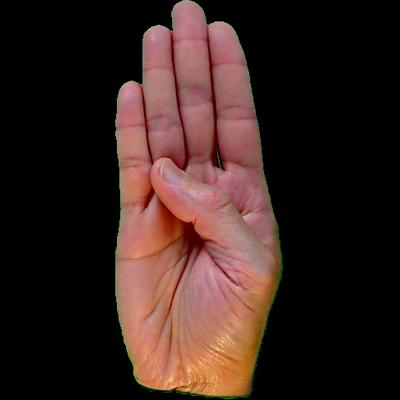
#> input picture dataset/test/B/hand1_b_bot_seg_5_cropped.jpeg, 400 x 400 px
$ jupyter execute --allow-errors implementation.ipynb
#> lines starting #> are read from the running program, lines starting #| are printed output that depends on the picture
### Imports

[cell 1]
import cv2
import numpy as np
import math
from matplotlib import pyplot as plt
import os
import random
import joblib
from sklearn.ensemble import AdaBoostClassifier
from sklearn.tree import DecisionTreeClassifier
import seaborn as sns

### Function defines

[cell 2]
def applyConvolution(src : cv2.Mat, kernel, dtype):
    h, w  = src.shape[:2]

    kH, kW = kernel.shape[:2]
    padH, padW = kH // 2, kW // 2

    dst = src.copy()

    for i in range(padH, h - padH):
        for j in range(padW, w - padW):
            value = 0.0
            for u in range(kH):
                for v in range(kW):
                    value += kernel[int(u)][int(v)] * src[int(i + u - kH)][int(j + v - kW)]
            dst[i][j] = value

    return dst

[cell 3]
def HOG(image, blockSize, cellSize, nbins):
    h, w  = image.shape[:2]

    image = np.float32(image)
    gx = applyConvolution(image, np.float32([[-1, 0, 1]]), np.float32)
    gy = applyConvolution(image, np.float32([[-1], [0], [1]]), np.float32)

    magnitude = np.sqrt(gx**2 + gy**2)
    angle = np.arctan2(gy, gx) * (180 / np.pi) % 180

    cW, cH = cellSize

    hist = np.zeros((h // cH, w // cW, nbins), np.float32)

    binLength = 180.0 / float(nbins)

    for i in range(0, h, cH):
        for j in range(0, w, cW):
            for u in range(i, i + cH):
                for v in range(j, j + cW):
                    mH = angle[int(u)][int(v)] / binLength
                    lH = float(math.floor(mH))
                    rH = float(math.floor(mH + 1) % nbins)
                    cL = 1.0 - (mH - lH)
                    cR = 1.0 - abs(rH - mH)
                    hist[int(i / cH)][int(j / cW)][int(lH)] += cL * magnitude[u][v]
                    hist[int(i / cH)][int(j / cW)][int(rH)] += cR * magnitude[u][v]

    bW, bH = blockSize

    normHist = []

    for i in range(0, h - cH, cH):
        for j in range(0, w - cW, cW):
            norm = np.array([], dtype=np.float32)
            for u in range(i, i + bH, cH):
                for v in range(j, j + bW, cW):
                    norm = np.concatenate([norm, hist[int(i / cH)][int(j / cW)]])
            norm = norm / (bH * bW)
            normHist.append(norm)

    normHist = np.float32(normHist)

    return (hist.ravel(), normHist.ravel())

Constants

[cell 4]
CELL_SIZE = (8, 8)
BLOCK_SIZE = (16, 16)
NBINS = 9
MAX_T = 300
MAX_TRAIN = 40
MAX_TEST = 14
CLASSES_LIST = ["A", "B"]
EPSILON = 1e-10

[cell 5]
class WeakLearner:
  def __init__(self, feature, threshold, class_label, error):
    self.feature = feature
    self.threshold = threshold
    self.class_label = class_label
    self.error = error

  def classify(self, X):
    return self.class_label if X[self.feature] < self.threshold else -self.class_label

[cell 6]
class StrongClassifier:
  def __init__(self):
    self.weak_learners = np.array([])
    self.alphas = np.array([])

  def classify(self, X):
    sum = np.sum(self.alphas * [weak.classify(X) for weak in self.weak_learners])
    return 1 if sum >= 0 else -1

  def add_weak_learner(self, weak_learner, alpha):
    self.weak_learners = np.append(self.weak_learners, weak_learner)
    self.alphas = np.append(self.alphas, alpha)

[cell 7]
def find_weak_learner(X, y, weight):
  best_weak_learner = None
  best_error = float('inf')

  h, w  = X.shape[:2]

  for j in range(w):
    sorted_values = np.sort(X[:, j])
    thresholds = (sorted_values[:-1] + sorted_values[1:]) / 2
    for threshold in thresholds:
      for class_label in [-1, 1]:
        error = 0
        for i in range(h):
          zi = 0
          if X[i][j] < threshold:
            zi = class_label
          else:
            zi = -class_label
          if zi * y[i] < 0:
            error += weight[i]

        if error < best_error:
          best_error = error
          best_weak_learner = WeakLearner(j, threshold, class_label, error)

  return best_weak_learner

[cell 8]
def find_strong_classifier(X, y):
  h, w  = X.shape[:2]
  weight = np.ones(h) / h
  classifier = StrongClassifier()

  for t in range(MAX_T):
    weak_learner = find_weak_learner(X, y, weight)
    alpha = 0.5 * math.log((1 - weak_learner.error + EPSILON) / (weak_learner.error + EPSILON))
    predictions = np.array([weak_learner.classify(X[i]) for i in range(h)])
    weight *= np.exp(-alpha * y * predictions)
    s = np.sum(weight)
    weight /= s
    classifier.add_weak_learner(weak_learner, alpha)

  return classifier

[cell 9]
def process_image(image):
  gray = cv2.cvtColor(image, cv2.COLOR_BGR2GRAY)
  blur = cv2.GaussianBlur(gray, (3, 3), 0)
  resized = cv2.resize(blur, (128, 128))
  return resized

Process image testing

[cell 10]
test_image = cv2.imread(os.path.join("dataset", "test", "B", "hand1_b_bot_seg_5_cropped.jpeg"))
#> test_image is the input picture: shape (400, 400, 3); mean B, G, R 30.8, 35.1, 54.8
plt.imshow(cv2.cvtColor(test_image, cv2.COLOR_BGR2RGB))
plt.show()

processed_image = process_image(test_image)
#> in process_image, `gray = cv2.cvtColor(image, cv2.COLOR_BGR2GRAY)`:
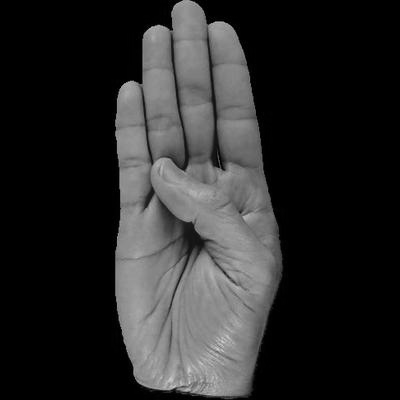
#> gray: shape (400, 400); min 0, max 210, mean 40.5
plt.imshow(processed_image, cmap='gray')
plt.show()

[cell 11]
def load_data(dir, limit):
  X = []
  y = []

  for cls in CLASSES_LIST:
    category = os.path.join(dir, cls)
    X_category = []
    y_category = []

    for img in os.listdir(category):
      image = cv2.imread(os.path.join(category, img))
      processed_image = process_image(image)
      _, features = HOG(processed_image, BLOCK_SIZE, CELL_SIZE, NBINS)
      X_category.append(features)
      if cls == CLASSES_LIST[0]:
        y_category.append(1)
      else:
        y_category.append(-1)

    data_category = list(zip(X_category, y_category))
    random.shuffle(data_category)
    X_shuffled, y_shuffled = zip(*data_category)
    X += X_shuffled[:limit]
    y += y_shuffled[:limit]

  X = np.array(X)
  y = np.array(y)

  return X, y

[cell 12]
def compute_confusion_matrix(y_pred, y_real):
  h = y_pred.shape[0]
  confusion_matrix = np.zeros((2, 2))

  for i in range(h):
    if y_real[i] == 1:
      if y_pred[i] == 1:
        confusion_matrix[0][0] += 1
      else:
        confusion_matrix[0][1] += 1
    else:
      if y_pred[i] == 1:
        confusion_matrix[1][0] += 1
      else:
        confusion_matrix[1][1] += 1

  return confusion_matrix

[cell 13]
def test_classifier(classifier, X, y):
  y_pred = np.array([classifier.classify(X[i]) for i in range(X.shape[0])])
  confusion_matrix = compute_confusion_matrix(y_pred, y)

  accuracy = (confusion_matrix[0][0] + confusion_matrix[1][1]) / np.sum(confusion_matrix)
  precision = confusion_matrix[0][0] / (confusion_matrix[0][0] + confusion_matrix[0][1])
  recall = confusion_matrix[0][0] / (confusion_matrix[0][0] + confusion_matrix[1][0])
  f1 = 2 * precision * recall / (precision + recall)

  return confusion_matrix, accuracy, precision, recall, f1

[cell 14]
def test_adaboost(classifier, X, y):
  y_pred = classifier.predict(X)
  confusion_matrix = compute_confusion_matrix(y_pred, y)

  accuracy = (confusion_matrix[0][0] + confusion_matrix[1][1]) / np.sum(confusion_matrix)
  precision = confusion_matrix[0][0] / (confusion_matrix[0][0] + confusion_matrix[0][1])
  recall = confusion_matrix[0][0] / (confusion_matrix[0][0] + confusion_matrix[1][0])
  f1 = 2 * precision * recall / (precision + recall)

  return confusion_matrix, accuracy, precision, recall, f1

Data loading for training

[cell 15]
X, y = load_data(os.path.join("dataset", "train"), MAX_TRAIN)
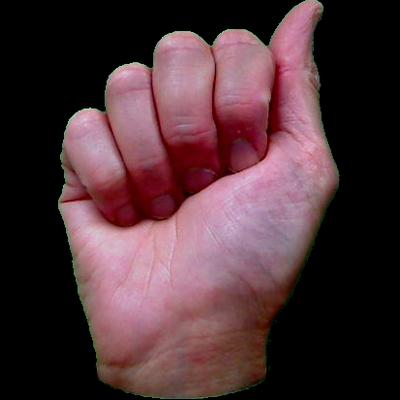
#> input picture dataset/test/A/hand1_a_dif_seg_5_cropped.jpeg, 400 x 400 px, found by its file name
#> in load_data, image is the input picture: shape (400, 400, 3); mean B, G, R 55.8, 50.3, 76.4
#> in process_image (call 2), `gray = cv2.cvtColor(image, cv2.COLOR_BGR2GRAY)`:
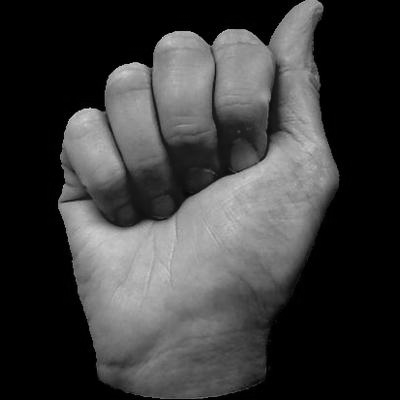
#> gray: shape (400, 400); min 0, max 218, mean 58.8
#> after the loop in applyConvolution, `for i in range(padH, h - padH):`:
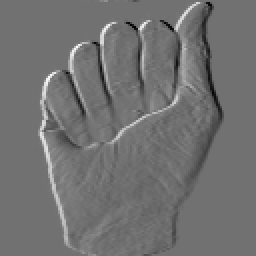
#> dst: shape (128, 128) float32 (shown 2 times larger); min -139, max 172, mean 0; drawn with min black and max white
#> after the loop in applyConvolution (call 2), `for i in range(padH, h - padH):`:
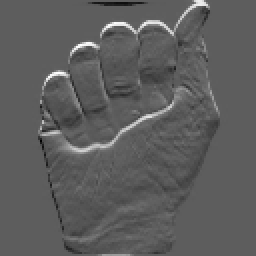
#> dst: shape (128, 128) float32 (shown 2 times larger); min -101, max 175, mean 0.3; drawn with min black and max white
#> in HOG, `magnitude = np.sqrt(gx**2 + gy**2)`:
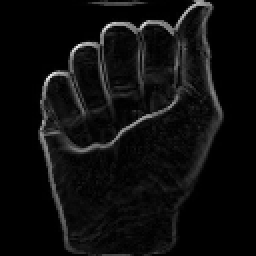
#> magnitude: shape (128, 128) float32 (shown 2 times larger); min 0, max 242.5, mean 13.7
#> in HOG, `angle = np.arctan2(gy, gx) * (180 / np.pi) % 180`:
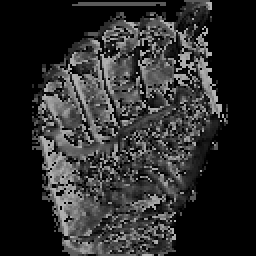
#> angle: shape (128, 128) float32 (shown 2 times larger); min 0, max 179.6, mean 44.5
#> after the loop in HOG, `for i in range(0, h - cH, cH):`: normHist = 225 items
#> in HOG, `normHist = np.float32(normHist)`:
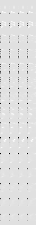
#> normHist: shape (225, 36) float32; min -45.34, max 6.14, mean -0.185; drawn with min black and max white
#> in load_data, `_, features = HOG(processed_image, BLOCK_SIZE, CELL_SIZE, NBINS)`: features = 8100 values, max 6.14 at index 5009, min -45.34 at index 5508, mean -0.185
#> in load_data, `data_category = list(zip(X_category, y_category))`: data_category = 1 item
#> in load_data, `X_shuffled, y_shuffled = zip(*data_category)`: y_shuffled = (1,)
#> in load_data, `X += X_shuffled[:limit]`: X = 1 item
#> in load_data, `y += y_shuffled[:limit]`: y = [1]

Training the model

[cell 16]
classifier = find_strong_classifier(X, y)
#> the loop in find_strong_classifier, `for t in range(MAX_T):` made 300 passes

Saving the model

[cell 17]
joblib.dump(classifier, 'adaboost_model.joblib')
#> Out = ['adaboost_model.joblib']

[cell 18]
loaded_classifier = joblib.load("adaboost_model.joblib")

Testing the model by predicting two images from different classes

[cell 19]
test_imageA = cv2.imread(os.path.join("dataset", "test", "A", "hand1_a_bot_seg_5_cropped.jpeg"))
#> (the rest of this cell did not finish here and is left out)

[cell 20]
test_imageB = cv2.imread(os.path.join("dataset", "test", "B", "hand1_b_bot_seg_5_cropped.jpeg"))
processed_imageB = process_image(test_imageB)

plt.imshow(processed_imageB, cmap='gray')
plt.show()

_, featuresB = HOG(processed_imageB, BLOCK_SIZE, CELL_SIZE, NBINS)
#> featuresB = 8100 values, max 3.62 at index 254, min -50.46 at index 864, mean -0.4
print(loaded_classifier.classify(featuresB))
#> in classify, `sum = np.sum(self.alphas * [weak.classify(X) for weak in self.weak_lea..`: sum = -3453.9
#| -1

[cell 21]
Xtest, ytest = load_data(os.path.join("dataset", "test"), MAX_TEST)

Testing the model by make it predict all the images from the test set

[cell 22]
confusion_matrix, accuracy, precision, recall, f1 = test_classifier(loaded_classifier, Xtest, ytest)
#> in test_classifier, `y_pred = np.array([classifier.classify(X[i]) for i in range(X.shape[0]..`: y_pred = [1, -1]
#> after the loop in compute_confusion_matrix, `for i in range(h):`: confusion_matrix = [[1, 0], [0, 1]]
#> in test_classifier, `accuracy = (confusion_matrix[0][0] + confusion_matrix[1][1]) / np.sum(..`: accuracy = 1
#> confusion_matrix = [[1, 0], [0, 1]]; accuracy = 1; precision = 1; recall = 1; f1 = 1

sns.heatmap(confusion_matrix, annot=True, fmt='g', xticklabels=['A', 'B'], yticklabels=['A', 'B'])

print(f"Accuracy: {accuracy}")
#| Accuracy: 1.0
print(f"Precision: {precision}")
#| Precision: 1.0
print(f"Recall: {recall}")
#| Recall: 1.0
print(f"F1: {f1}")
#| F1: 1.0
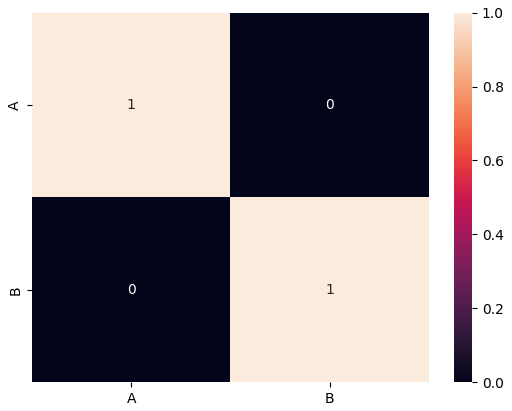
#> figure drawn by matplotlib, 2 panels

#### Training the sklearn AdaBoost model and testing it

[cell 23]
base_estimator = DecisionTreeClassifier(max_depth=1)
adaboost = AdaBoostClassifier(estimator=base_estimator, n_estimators=MAX_T, random_state=42)
adaboost.fit(X, y)

[cell 24]
joblib.dump(adaboost, 'adaboost_sklearn_model.joblib')

[cell 25]
loaded_sklearn_classifier = joblib.load("adaboost_sklearn_model.joblib")

[cell 26]
test_imageA = cv2.imread(os.path.join("dataset", "test", "A", "hand1_a_bot_seg_5_cropped.jpeg"))
#> (the rest of this cell did not finish here and is left out)

[cell 27]
test_imageB = cv2.imread(os.path.join("dataset", "test", "B", "hand1_b_bot_seg_5_cropped.jpeg"))
processed_imageB = process_image(test_imageB)
_, featuresB = HOG(processed_imageB, BLOCK_SIZE, CELL_SIZE, NBINS)
featuresB_reshaped = featuresB.reshape(1, -1)
print(loaded_sklearn_classifier.predict(featuresB_reshaped))
#| [-1]

[cell 28]
confusion_matrix, accuracy, precision, recall, f1 = test_adaboost(loaded_sklearn_classifier, Xtest, ytest)
#> in test_adaboost, `y_pred = classifier.predict(X)`: y_pred = [1, -1]
#> in test_adaboost, `confusion_matrix = compute_confusion_matrix(y_pred, y)`: confusion_matrix = [[1, 0], [0, 1]]
#> in test_adaboost, `accuracy = (confusion_matrix[0][0] + confusion_matrix[1][1]) / np.sum(..`: accuracy = 1

sns.heatmap(confusion_matrix, annot=True, fmt='g', xticklabels=['A', 'B'], yticklabels=['A', 'B'])

print(f"Accuracy: {accuracy}")
#| Accuracy: 1.0
print(f"Precision: {precision}")
#| Precision: 1.0
print(f"Recall: {recall}")
#| Recall: 1.0
print(f"F1: {f1}")
#| F1: 1.0
